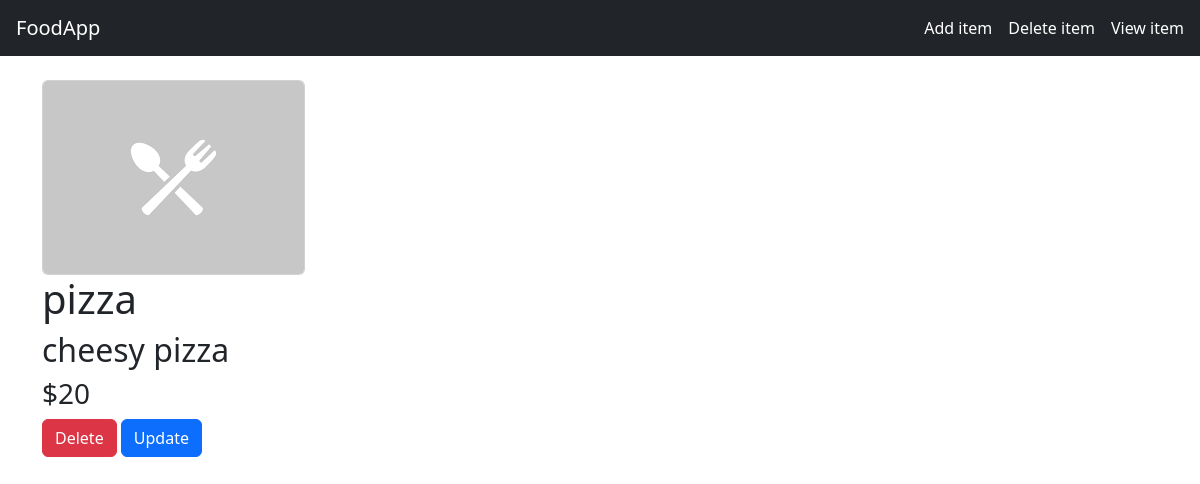
Page /food/1/ on the earlier database version.
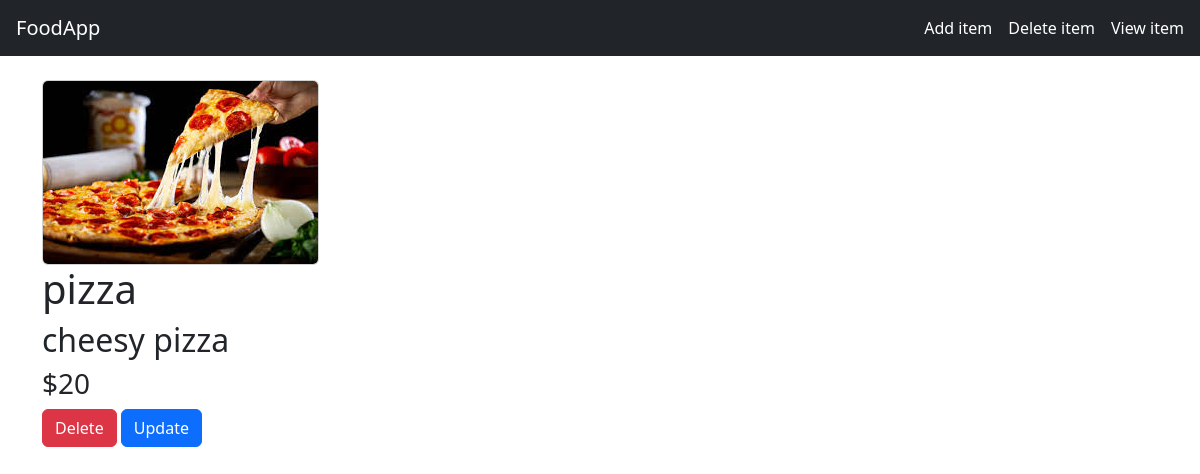
Same page on the later database version.
### food/models.py (models this page shows, shortened)
class Item(models.Model):
    item_name = models.CharField(max_length=200)
    item_desc = models.TextField()
    item_price = models.IntegerField()
    item_image = models.ImageField(upload_to='images/', default='images/pl.png')

### food/views.py (the view)
# urls.py: path('<int:item_id>/',views.detail,name='detail'),
def detail(request,item_id):
    item = Item.objects.get(pk=item_id)
    context ={
        'item':item,
    }
    return render(request,'food/detail.html',context)

### food/templates/food/detail.html (shortened to what this page needs)
{% extends "food/base.html" %}
{% load static %}
{% block body %}
<div class"container">
    <div class"row">
        <div class"col-md-6">
            <img height="300px" src="{{ item.item_image.url }}" class="card"/>
        </div>
            <div class"col-md-6">
                <h1>{{ item.item_name }}</h1>
                <h2>{{ item.item_desc }}</h2>
                <h3>${{ item.item_price }}</h3>
                <a href="{% url 'food:delete_item' item.id %}" class="btn btn-danger">Delete</a>
                <a href="{% url 'food:update_item' item.id %}" class="btn btn-primary">Update</a>
        </div>
    </div>
</div>
{% endblock %}

Differences in the rows shown:
changed Item "pizza": item_image: a different picture
